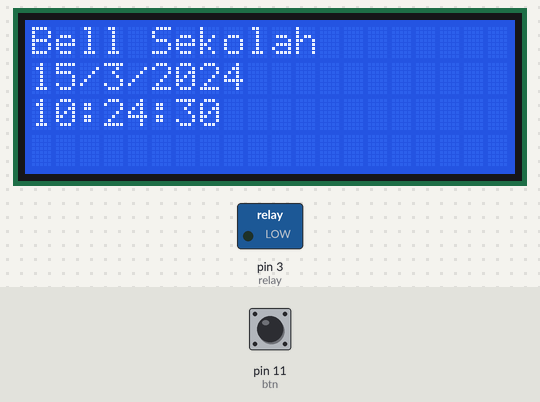
Simulated run of this sketch. Board: Arduino Uno, built with avr-gcc and run on an emulated ATmega328P. On the bench: 20×4 character LCD, switched loads named in the sketch (green lamp = pin HIGH). Inputs (shaded band) come from the test bench; at power-on: pin 11 (btn) HIGH. The local clock reads 2024-03-15 10:24:30 at power-on unless the sketch sets it; what the sketch prints to the serial monitor is not drawn.

Above: at 1.2 s.
1.3 s: pin 11 (btn) pulled LOW for 1.45 s
At 5.0 s:
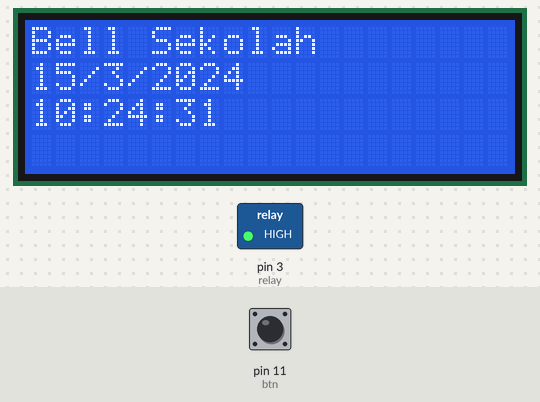
7.2 s: pin 11 (btn) pulled LOW for 1.45 s
13.1 s: pin 11 (btn) pulled LOW for 3.2 s
At 17.0 s:
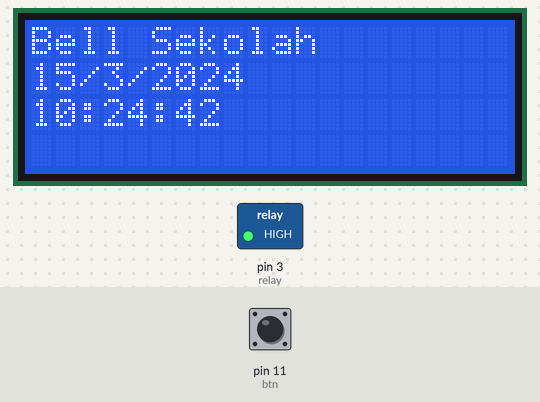
Timing chart, 0 to 20.4 s (numbered marks = the images above; inputs shaded):
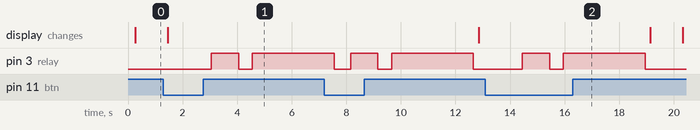

The sketch:

bell_sekolah.ino
```cpp
#include <LiquidCrystal_I2C.h>
#include <virtuabotixRTC.h>
#include <EEPROM.h>
LiquidCrystal_I2C lcd(0x27, 2, 1, 0, 4, 5, 6, 7, 3, POSITIVE);
//                pin (CLK, DAT, RST)
virtuabotixRTC myRTC(6,7,8);

#define pot A0
#define relay 3
const int btn = 11;

int dataPot, dataBtn;


void setup(){
  Serial.begin(9600);
  lcd.begin(20, 4);
  lcd.setCursor(0, 0);
  lcd.print("Bell Sekolah");
  pinMode(pot, INPUT);
  pinMode(relay, OUTPUT);
  pinMode(btn, INPUT_PULLUP);
  digitalWrite(relay, LOW);
//  myRTC.setDS1302Time(00, 21, 14, 3, 07, 4, 2021);


  }

void loop(){
      btnRead();
  }

void btnRead(){
  dataBtn = digitalRead(btn);
//  Serial.println(dataBtn);
  delay(100);
  if (dataBtn == HIGH){
    Serial.println("Low-Push_Btn...");
    delay(70);
    Serial.println("Head()...");
    Head();
    }else{
      delay(300);
      Serial.println("High-Push_Btn...");
      delay(100);
      Serial.println("call-Set_Function...");
      delay(100);
      Serial.println("Set()...");
      masuk();
      }
  }

//void Set(){
//  dataPot = analogRead(pot);
//  Jdat = map(dataPot, 0, 1021, 0, 24);
//  Serial.println(Jdat);
//  }


void Head(){
  myRTC.updateTime();                                                                                    //|
  Serial.print("Current Date / Time: ");                                                                 //|
  Serial.print(myRTC.dayofmonth);                                                                        //|
  Serial.print("/");                                                                                     //|
  Serial.print(myRTC.month);                                                                             //|
  Serial.print("/");                                                                                     //|
  Serial.print(myRTC.year);                                                                              //|
  Serial.print("  ");                                                                                    //|
  Serial.print(myRTC.hours);                                                                             //|
  Serial.print(":");                                                                                     //|
  Serial.print(myRTC.minutes);                                                                           //|
  Serial.print(":");                                                                                     //|
  Serial.println(myRTC.seconds);                                                                         //|
  lcd.setCursor(0, 1);
  lcd.print(myRTC.dayofmonth);
  lcd.print('/');
  lcd.print(myRTC.month);
  lcd.print('/');
  lcd.print(myRTC.year);
  lcd.setCursor(0, 2);
  lcd.print(myRTC.hours);
  lcd.print(':');
  lcd.print(myRTC.minutes);
  lcd.print(':');
  lcd.print(myRTC.seconds);
  delay(1000);
  return;
  }

void masuk(){
  digitalWrite(relay, HIGH);
  delay(1000);
  digitalWrite(relay, LOW);
  delay(500);
  digitalWrite(relay, HIGH);
  delay(3000);
  digitalWrite(relay, LOW);
  }

void istrahat(){
  digitalWrite(relay, HIGH);
  delay(1000);
  digitalWrite(relay, LOW);
  delay(500);
  digitalWrite(relay, HIGH);
  delay(2000);
  digitalWrite(relay, LOW);
  }

void pulang(){
  digitalWrite(relay, HIGH);
  delay(2000);
  digitalWrite(relay, LOW);
  delay(500);
  digitalWrite(relay, HIGH);
  delay(3000);
  digitalWrite(relay, LOW);
  }
```

Measured:
- after the input at 1.3 s, pin 3 (relay): LOW → HIGH after 1.8 s, → LOW 1.0 s later, → HIGH 0.50 s later
- after the input at 13.1 s, pin 3 (relay): LOW → HIGH after 1.3 s, → LOW 1.0 s later, → HIGH 0.50 s later, → LOW 3.0 s later
